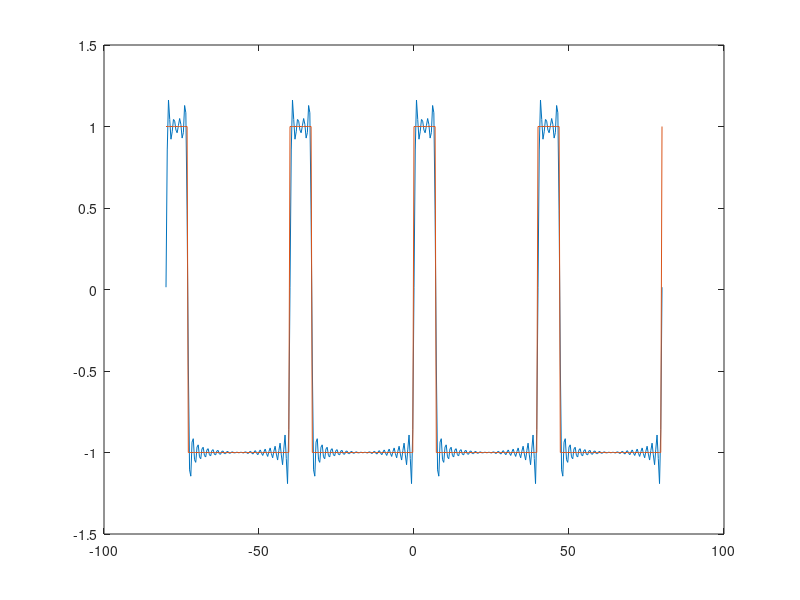
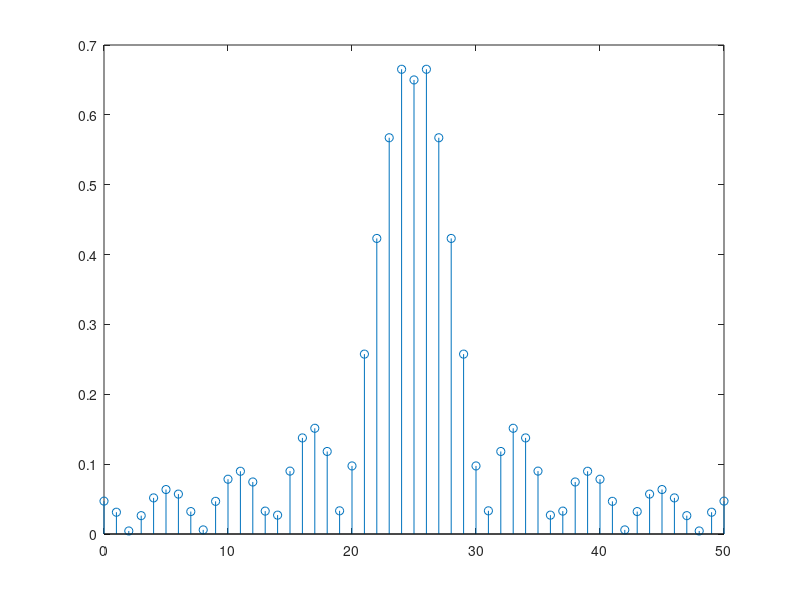

MATLAB code to generate these figures, in order:
T=40;
f=1/T;
t=-2*T:0.4:2*T;
DUTY=17.5;
N=50;
SemnalInitial=square(2*pi*f*t,DUTY);
fun0=@(t)square(2*pi*f*t,DUTY);
CC=1/T*integral(fun0,0,T);
Ck=zeros(1,N);
Ak=zeros(1,N);
SemnalRefacut=0;
for (k=1:1:N)
   fun=@(t)square(2*pi*f*t,DUTY).*exp(-2*pi*f*t*1j*(k-25));
   Ck(k)=1/T*integral(fun,0,T);
   Ak(k+1)=2*abs(Ck(k));
   SemnalRefacut=SemnalRefacut+Ck(k)*exp(2*pi*f*t*1j*(k-25));
end
figure(1);
plot(t,SemnalRefacut,t,SemnalInitial);
figure(2)
Ak(26)=abs(CC);
Ak(1)=Ak(51);
stem([0:N],Ak);
%am ales DUTY CYCLE=17.5 ca fiind numarul echipei din lista de pe drive ( a
%7-a echipa) => 7*100/40=17.5 
%deoarece suma este impara am ales un semnal de tip dreptunghiular;
%in cadrul problemei generam un semnal pe care il reconstruim cu ajutorul SFC (formulele prezentate 
%in enunt) si utilizam redefinirea functiilor din matlab pentru a putea calcula integrala pentru fiecare k
%(pentru fiecare coeficient Ck(k)) am ales sa scriem k-25 in loc de k normal pentru a merge in ambele sensuri
%ale spectrului, adica pentru a nu ramane numai pe partea pozitiva.
%am ales sa lasam valori si pe axa negativa in ciuda faptului ca in exemplu
%exista numai valori pozitive raportat la Ox